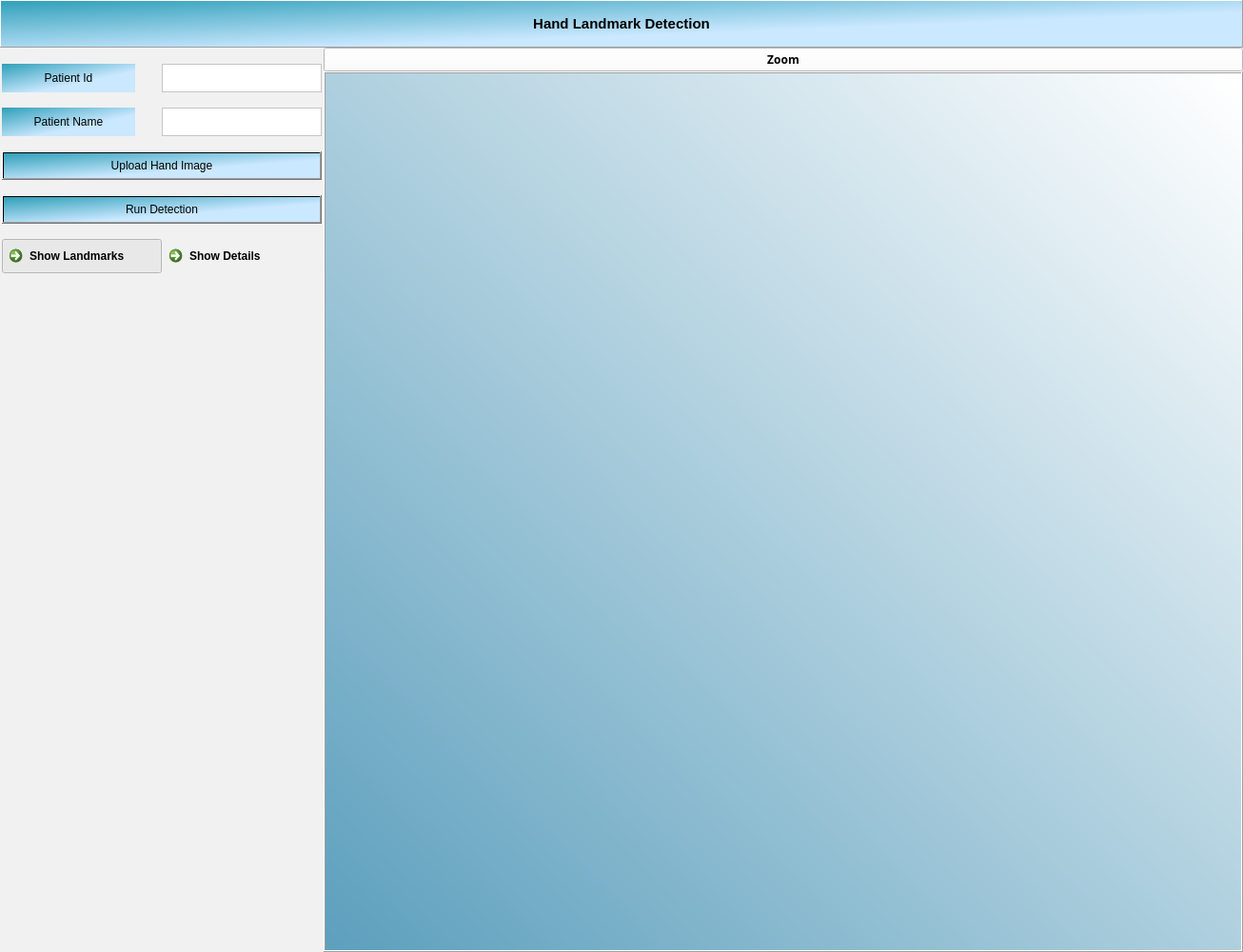
<?xml version="1.0" encoding="UTF-8"?>
<ui version="4.0">
 <class>LandmarkCaliper</class>
 <widget class="QMainWindow" name="LandmarkCaliper">
  <property name="geometry">
   <rect>
    <x>0</x>
    <y>0</y>
    <width>1306</width>
    <height>1000</height>
   </rect>
  </property>
  <property name="sizePolicy">
   <sizepolicy hsizetype="Preferred" vsizetype="Preferred">
    <horstretch>0</horstretch>
    <verstretch>0</verstretch>
   </sizepolicy>
  </property>
  <property name="minimumSize">
   <size>
    <width>0</width>
    <height>0</height>
   </size>
  </property>
  <property name="maximumSize">
   <size>
    <width>16777215</width>
    <height>16777215</height>
   </size>
  </property>
  <property name="windowTitle">
   <string>Landmark Caliper</string>
  </property>
  <widget class="QWidget" name="centralwidget">
   <property name="sizePolicy">
    <sizepolicy hsizetype="Preferred" vsizetype="Preferred">
     <horstretch>0</horstretch>
     <verstretch>0</verstretch>
    </sizepolicy>
   </property>
   <property name="minimumSize">
    <size>
     <width>0</width>
     <height>0</height>
    </size>
   </property>
   <property name="maximumSize">
    <size>
     <width>16777215</width>
     <height>16777215</height>
    </size>
   </property>
   <property name="styleSheet">
    <string notr="true"/>
   </property>
   <widget class="QFrame" name="verticalFrame">
    <property name="geometry">
     <rect>
      <x>0</x>
      <y>0</y>
      <width>1306</width>
      <height>1000</height>
     </rect>
    </property>
    <property name="styleSheet">
     <string notr="true">background-color: rgb(241, 241, 241);</string>
    </property>
    <layout class="QGridLayout" name="gridLayout">
     <property name="sizeConstraint">
      <enum>QLayout::SetDefaultConstraint</enum>
     </property>
     <property name="leftMargin">
      <number>0</number>
     </property>
     <property name="topMargin">
      <number>0</number>
     </property>
     <property name="rightMargin">
      <number>0</number>
     </property>
     <property name="bottomMargin">
      <number>0</number>
     </property>
     <property name="spacing">
      <number>0</number>
     </property>
     <item row="1" column="0">
      <layout class="QHBoxLayout" name="horizontalLayout_5" stretch="25,75">
       <item>
        <layout class="QVBoxLayout" name="verticalLayout_7" stretch="25,75">
         <item>
          <layout class="QFormLayout" name="formLayout">
           <property name="sizeConstraint">
            <enum>QLayout::SetMinAndMaxSize</enum>
           </property>
           <property name="horizontalSpacing">
            <number>0</number>
           </property>
           <property name="verticalSpacing">
            <number>16</number>
           </property>
           <property name="leftMargin">
            <number>2</number>
           </property>
           <property name="topMargin">
            <number>17</number>
           </property>
           <property name="rightMargin">
            <number>2</number>
           </property>
           <property name="bottomMargin">
            <number>0</number>
           </property>
           <item row="0" column="0">
            <widget class="QLabel" name="label_5">
             <property name="sizePolicy">
              <sizepolicy hsizetype="Expanding" vsizetype="Preferred">
               <horstretch>0</horstretch>
               <verstretch>0</verstretch>
              </sizepolicy>
             </property>
             <property name="minimumSize">
              <size>
               <width>140</width>
               <height>30</height>
              </size>
             </property>
             <property name="styleSheet">
              <string notr="true">background-color: qlineargradient(spread:reflect, x1:0, y1:0, x2:1, y2:1, stop:0 rgba(47, 159, 185, 255), stop:0.625164 rgba(202, 232, 255, 255));</string>
             </property>
             <property name="text">
              <string>Patient Id</string>
             </property>
             <property name="alignment">
              <set>Qt::AlignCenter</set>
             </property>
            </widget>
           </item>
           <item row="0" column="1">
            <widget class="QPlainTextEdit" name="patientId">
             <property name="minimumSize">
              <size>
               <width>140</width>
               <height>30</height>
              </size>
             </property>
             <property name="maximumSize">
              <size>
               <width>16777215</width>
               <height>30</height>
              </size>
             </property>
             <property name="styleSheet">
              <string notr="true">background-color: rgb(255, 255, 255);</string>
             </property>
             <property name="frameShape">
              <enum>QFrame::StyledPanel</enum>
             </property>
             <property name="frameShadow">
              <enum>QFrame::Plain</enum>
             </property>
            </widget>
           </item>
           <item row="1" column="0">
            <widget class="QLabel" name="label_6">
             <property name="sizePolicy">
              <sizepolicy hsizetype="Preferred" vsizetype="Preferred">
               <horstretch>0</horstretch>
               <verstretch>0</verstretch>
              </sizepolicy>
             </property>
             <property name="minimumSize">
              <size>
               <width>140</width>
               <height>30</height>
              </size>
             </property>
             <property name="maximumSize">
              <size>
               <width>16777215</width>
               <height>30</height>
              </size>
             </property>
             <property name="styleSheet">
              <string notr="true">background-color: qlineargradient(spread:reflect, x1:0, y1:0, x2:1, y2:1, stop:0 rgba(47, 159, 185, 255), stop:0.625164 rgba(202, 232, 255, 255));</string>
             </property>
             <property name="text">
              <string>Patient Name</string>
             </property>
             <property name="alignment">
              <set>Qt::AlignCenter</set>
             </property>
            </widget>
           </item>
           <item row="1" column="1">
            <widget class="QPlainTextEdit" name="patientName">
             <property name="minimumSize">
              <size>
               <width>140</width>
               <height>30</height>
              </size>
             </property>
             <property name="maximumSize">
              <size>
               <width>16777215</width>
               <height>30</height>
              </size>
             </property>
             <property name="styleSheet">
              <string notr="true">background-color: rgb(255, 255, 255);</string>
             </property>
             <property name="frameShape">
              <enum>QFrame::StyledPanel</enum>
             </property>
             <property name="frameShadow">
              <enum>QFrame::Raised</enum>
             </property>
            </widget>
           </item>
           <item row="2" column="0" colspan="2">
            <widget class="QPushButton" name="uploadButton">
             <property name="minimumSize">
              <size>
               <width>190</width>
               <height>30</height>
              </size>
             </property>
             <property name="styleSheet">
              <string notr="true">background-color: qlineargradient(spread:reflect, x1:0, y1:0, x2:1, y2:1, stop:0 rgba(47, 159, 185, 255), stop:0.625164 rgba(202, 232, 255, 255));</string>
             </property>
             <property name="text">
              <string>Upload Hand Image</string>
             </property>
            </widget>
           </item>
           <item row="3" column="0" colspan="2">
            <widget class="QPushButton" name="submitButton">
             <property name="minimumSize">
              <size>
               <width>190</width>
               <height>30</height>
              </size>
             </property>
             <property name="styleSheet">
              <string notr="true">background-color: qlineargradient(spread:reflect, x1:0, y1:0, x2:1, y2:1, stop:0 rgba(47, 159, 185, 255), stop:0.625164 rgba(202, 232, 255, 255));</string>
             </property>
             <property name="text">
              <string>Run Detection</string>
             </property>
            </widget>
           </item>
           <item row="4" column="0">
            <widget class="QCommandLinkButton" name="showLandmarksButton">
             <property name="enabled">
              <bool>true</bool>
             </property>
             <property name="sizePolicy">
              <sizepolicy hsizetype="Preferred" vsizetype="Fixed">
               <horstretch>0</horstretch>
               <verstretch>0</verstretch>
              </sizepolicy>
             </property>
             <property name="styleSheet">
              <string notr="true">background-color: rgb(255, 255, 255);</string>
             </property>
             <property name="text">
              <string>Show Landmarks</string>
             </property>
             <property name="checkable">
              <bool>true</bool>
             </property>
             <property name="checked">
              <bool>true</bool>
             </property>
             <property name="default">
              <bool>false</bool>
             </property>
             <attribute name="buttonGroup">
              <string notr="true">buttonGroup</string>
             </attribute>
            </widget>
           </item>
           <item row="4" column="1">
            <widget class="QCommandLinkButton" name="showDetailsButton">
             <property name="sizePolicy">
              <sizepolicy hsizetype="Preferred" vsizetype="Fixed">
               <horstretch>0</horstretch>
               <verstretch>0</verstretch>
              </sizepolicy>
             </property>
             <property name="styleSheet">
              <string notr="true">background-color: rgb(255, 255, 255);</string>
             </property>
             <property name="text">
              <string>Show Details</string>
             </property>
             <property name="checkable">
              <bool>true</bool>
             </property>
             <attribute name="buttonGroup">
              <string notr="true">buttonGroup</string>
             </attribute>
            </widget>
           </item>
           <item row="10" column="0" colspan="2">
            <widget class="QLabel" name="message">
             <property name="sizePolicy">
              <sizepolicy hsizetype="Ignored" vsizetype="Preferred">
               <horstretch>0</horstretch>
               <verstretch>0</verstretch>
              </sizepolicy>
             </property>
             <property name="text">
              <string/>
             </property>
            </widget>
           </item>
          </layout>
         </item>
         <item>
          <widget class="QTextEdit" name="result">
           <property name="sizePolicy">
            <sizepolicy hsizetype="Expanding" vsizetype="Preferred">
             <horstretch>0</horstretch>
             <verstretch>0</verstretch>
            </sizepolicy>
           </property>
           <property name="styleSheet">
            <string notr="true">background-color: rgb(241, 241, 241);</string>
           </property>
           <property name="frameShape">
            <enum>QFrame::NoFrame</enum>
           </property>
           <property name="frameShadow">
            <enum>QFrame::Raised</enum>
           </property>
           <property name="horizontalScrollBarPolicy">
            <enum>Qt::ScrollBarAsNeeded</enum>
           </property>
           <property name="readOnly">
            <bool>true</bool>
           </property>
          </widget>
         </item>
        </layout>
       </item>
       <item>
        <layout class="QVBoxLayout" name="verticalLayout_6" stretch="0,0">
         <property name="spacing">
          <number>0</number>
         </property>
         <item>
          <widget class="QPushButton" name="openNewButton">
           <property name="font">
            <font>
             <family>MS Reference Sans Serif</family>
             <pointsize>9</pointsize>
             <weight>75</weight>
             <bold>true</bold>
            </font>
           </property>
           <property name="styleSheet">
            <string notr="true">background-color: rgb(255, 255, 255);</string>
           </property>
           <property name="text">
            <string>Zoom</string>
           </property>
          </widget>
         </item>
         <item>
          <widget class="QLabel" name="imageViewer">
           <property name="enabled">
            <bool>true</bool>
           </property>
           <property name="sizePolicy">
            <sizepolicy hsizetype="Expanding" vsizetype="Preferred">
             <horstretch>0</horstretch>
             <verstretch>0</verstretch>
            </sizepolicy>
           </property>
           <property name="maximumSize">
            <size>
             <width>16777215</width>
             <height>16777215</height>
            </size>
           </property>
           <property name="sizeIncrement">
            <size>
             <width>0</width>
             <height>0</height>
            </size>
           </property>
           <property name="layoutDirection">
            <enum>Qt::LeftToRight</enum>
           </property>
           <property name="autoFillBackground">
            <bool>false</bool>
           </property>
           <property name="styleSheet">
            <string notr="true">background-color: qlineargradient(spread:pad, x1:0, y1:1, x2:0.994932, y2:0.017, stop:0 rgba(92, 159, 189, 255), stop:1 rgba(255, 255, 255, 255));
</string>
           </property>
           <property name="frameShape">
            <enum>QFrame::Box</enum>
           </property>
           <property name="frameShadow">
            <enum>QFrame::Raised</enum>
           </property>
           <property name="text">
            <string/>
           </property>
           <property name="scaledContents">
            <bool>true</bool>
           </property>
           <property name="alignment">
            <set>Qt::AlignLeading|Qt::AlignLeft|Qt::AlignTop</set>
           </property>
          </widget>
         </item>
        </layout>
       </item>
      </layout>
     </item>
     <item row="0" column="0">
      <widget class="QWidget" name="horizontalWidget" native="true">
       <property name="sizePolicy">
        <sizepolicy hsizetype="Preferred" vsizetype="Preferred">
         <horstretch>0</horstretch>
         <verstretch>0</verstretch>
        </sizepolicy>
       </property>
       <layout class="QGridLayout" name="gridLayout_2">
        <property name="leftMargin">
         <number>0</number>
        </property>
        <property name="topMargin">
         <number>0</number>
        </property>
        <property name="rightMargin">
         <number>0</number>
        </property>
        <property name="bottomMargin">
         <number>0</number>
        </property>
        <property name="verticalSpacing">
         <number>0</number>
        </property>
        <item row="0" column="0">
         <widget class="QLabel" name="label">
          <property name="sizePolicy">
           <sizepolicy hsizetype="Preferred" vsizetype="Preferred">
            <horstretch>0</horstretch>
            <verstretch>0</verstretch>
           </sizepolicy>
          </property>
          <property name="minimumSize">
           <size>
            <width>0</width>
            <height>50</height>
           </size>
          </property>
          <property name="maximumSize">
           <size>
            <width>16777215</width>
            <height>50</height>
           </size>
          </property>
          <property name="font">
           <font>
            <pointsize>11</pointsize>
            <weight>75</weight>
            <bold>true</bold>
           </font>
          </property>
          <property name="styleSheet">
           <string notr="true">background-color: qlineargradient(spread:reflect, x1:0, y1:0, x2:1, y2:1, stop:0 rgba(47, 159, 185, 255), stop:0.625164 rgba(202, 232, 255, 255));</string>
          </property>
          <property name="frameShape">
           <enum>QFrame::Panel</enum>
          </property>
          <property name="frameShadow">
           <enum>QFrame::Raised</enum>
          </property>
          <property name="text">
           <string>Hand Landmark Detection</string>
          </property>
          <property name="alignment">
           <set>Qt::AlignCenter</set>
          </property>
         </widget>
        </item>
       </layout>
      </widget>
     </item>
    </layout>
   </widget>
  </widget>
 </widget>
 <resources/>
 <connections/>
 <buttongroups>
  <buttongroup name="buttonGroup"/>
 </buttongroups>
</ui>
